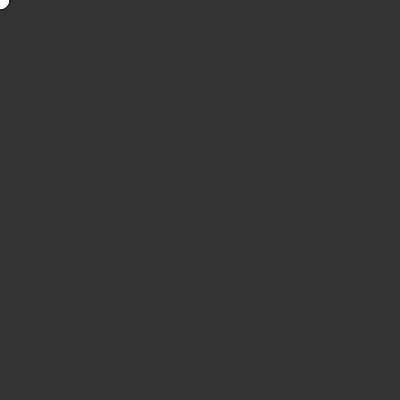
Frame 1 (no input)
Frame 60 (no input): identical to frame 1, image omitted
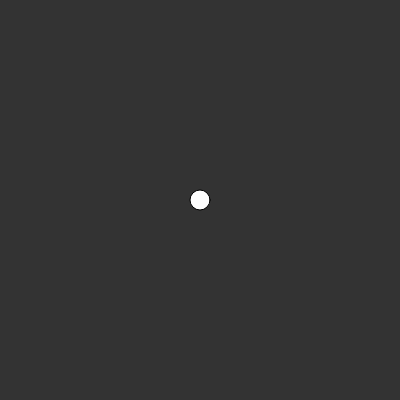
Frame 120 (the mouse pressed at the canvas centre since frame 60)

The p5.js sketch that drew these frames (run headless with seeded random() and noise() and a simulated clock; from frame 60 on, the mouse is pressed at the canvas centre):

// p5.js sketch
// ── sketch.js
function setup() {
createCanvas(400, 400);
    print("Hello World");
}

function draw() {
background(51);
    ellipse(mouseX, mouseY, 20, 20);
}
